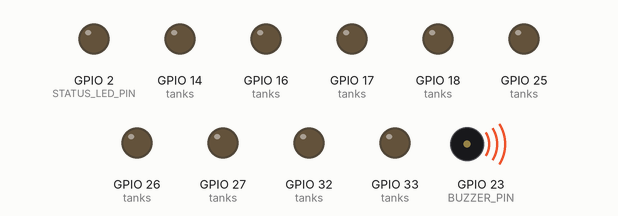
Bench run of a sketch on a simulated ESP32. Parts: output pins drawn as LEDs (lit = HIGH), buzzer (waves = sounding, pin HIGH). WiFi joins after 1.5 s; servers stay silent unless stated; what the sketch prints to the serial monitor is not drawn.

Above: at 2.5 s.
Timing chart, 0 to 9.3 s (numbered marks = the images above):
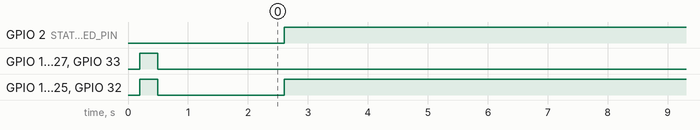

Measured:
- by itself, GPIO 2 (STATUS_LED_PIN): moves between LOW and HIGH, repeating every 6.0 s
- by itself, GPIO 16 (tanks), GPIO 25 (tanks), GPIO 32 (tanks): HIGH → LOW at 0.50 s, → HIGH 2.1 s later
- by itself, everything shown: repeats every 6.0 s, in 38 steps

The sketch:

sketch_oct27b.ino
```cpp
/*
 * Flood alarm receiver (ESP32 #2)
 * Uses a static IP (192.168.4.50) so it never steals 192.168.4.2 from the PC server.
 */

#include <WiFi.h>
#include <HTTPClient.h>
#include <ArduinoJson.h>
#include <ctype.h>

// ---------------------------- CONFIGURATION ----------------------------
const char* WIFI_SSID = "Flood_Sensor_Network";
const char* WIFI_PASS = "adminpassword";

// Static IP for THIS Alarm ESP32 so it never takes 192.168.4.2
IPAddress local_IP(192, 168, 4, 50);
IPAddress gateway(192, 168, 4, 1);
IPAddress subnet(255, 255, 255, 0);

// PC running the Node server
const char* ALARM_URL = "http://192.168.4.2:8080/api/alarm";

const unsigned long POLL_INTERVAL_MS = 2000;
const unsigned long COMMS_TIMEOUT_MS = 30000;
const unsigned long WIFI_RETRY_MS    = 10000;
const int           HTTP_TIMEOUT_MS  = 4000;

const uint8_t BUZZER_PIN     = 23;
const uint8_t STATUS_LED_PIN = 2;

// Set to false if your buzzer stays on continuously when safe
const bool BUZZER_ACTIVE_LOW = true;
// ------------------------------------------------------------------------

enum Level { LEVEL_SAFE = 0, LEVEL_EARLY_WARNING = 1, LEVEL_WARNING = 2, LEVEL_DANGER = 3 };

struct Tank {
  const char* sensorId;
  const char* name;
  uint8_t greenPin;
  uint8_t yellowPin;
  uint8_t redPin;
  Level   level;
};

Tank tanks[] = {
  { "sensor_01", "A", 25, 26, 27, LEVEL_SAFE },
  { "sensor_02", "B", 32, 33, 14, LEVEL_SAFE },
  { "sensor_03", "C", 16, 17, 18, LEVEL_SAFE },
};
const int NUM_TANKS = sizeof(tanks) / sizeof(tanks[0]);

unsigned long lastPoll      = 0;
unsigned long lastSuccess   = 0;
unsigned long lastWifiRetry = 0;

// ---------------------------- HELPERS ----------------------------------
const char* levelName(Level l) {
  switch (l) {
    case LEVEL_EARLY_WARNING: return "Early_warning";
    case LEVEL_WARNING:       return "Warning";
    case LEVEL_DANGER:        return "DANGER";
    default:                  return "safe";
  }
}

bool parseLevel(const char* s, Level& out) {
  if (!s) return false;
  char buf[24];
  int n = 0;
  for (; *s && n < (int)sizeof(buf) - 1; s++) {
    if (isalnum((unsigned char)*s)) buf[n++] = (char)tolower((unsigned char)*s);
  }
  buf[n] = '\0';

  if (!strcmp(buf, "safe") || !strcmp(buf, "normal") || !strcmp(buf, "ok")) { out = LEVEL_SAFE;          return true; }
  if (!strcmp(buf, "earlywarning"))                                          { out = LEVEL_EARLY_WARNING; return true; }
  if (!strcmp(buf, "warning"))                                               { out = LEVEL_WARNING;       return true; }
  if (!strcmp(buf, "danger") || !strcmp(buf, "critical"))                    { out = LEVEL_DANGER;        return true; }
  return false;
}

void setBuzzer(bool on) {
  digitalWrite(BUZZER_PIN, (on != BUZZER_ACTIVE_LOW) ? HIGH : LOW);
}

void onTankLevelChange(Tank& tank, Level oldLevel, Level newLevel) {
  Serial.printf("[TANK %s] %s -> %s\n", tank.name, levelName(oldLevel), levelName(newLevel));
}

// ---------------------------- WIFI -------------------------------------
void connectWiFi() {
  Serial.printf("Connecting to WiFi '%s'", WIFI_SSID);
  WiFi.mode(WIFI_STA);

  // Lock this ESP32 to 192.168.4.50 so the PC can safely use 192.168.4.2
  if (!WiFi.config(local_IP, gateway, subnet)) {
    Serial.println("Static IP configuration failed!");
  }

  WiFi.begin(WIFI_SSID, WIFI_PASS);

  unsigned long start = millis();
  while (WiFi.status() != WL_CONNECTED && millis() - start < 15000) {
    delay(300);
    Serial.print(".");
  }
  if (WiFi.status() == WL_CONNECTED) {
    Serial.printf("\nConnected! Alarm ESP32 IP: %s\n", WiFi.localIP().toString().c_str());
  } else {
    Serial.println("\nWiFi not connected yet, retrying in background.");
  }
}

void maintainWiFi() {
  if (WiFi.status() == WL_CONNECTED) return;
  if (millis() - lastWifiRetry < WIFI_RETRY_MS) return;
  lastWifiRetry = millis();
  Serial.println("WiFi lost, reconnecting...");
  WiFi.disconnect();
  WiFi.config(local_IP, gateway, subnet);
  WiFi.begin(WIFI_SSID, WIFI_PASS);
}

// ---------------------------- SERVER POLL ------------------------------
bool fetchAlarm() {
  if (WiFi.status() != WL_CONNECTED) return false;

  HTTPClient http;
  http.setTimeout(HTTP_TIMEOUT_MS);
  if (!http.begin(ALARM_URL)) {
    Serial.println("[HTTP] begin() failed");
    return false;
  }

  int code = http.GET();
  if (code != HTTP_CODE_OK) {
    Serial.printf("[HTTP] GET %s failed, code: %d (%s)\n",
                  ALARM_URL, code, code < 0 ? HTTPClient::errorToString(code).c_str() : "server error");
    http.end();
    return false;
  }

  String body = http.getString();
  http.end();

  JsonDocument doc;
  DeserializationError err = deserializeJson(doc, body);
  if (err) {
    Serial.printf("[JSON] parse error: %s\n", err.c_str());
    return false;
  }

  JsonObject tanksObj = doc["tanks"];
  if (tanksObj.isNull()) {
    Serial.println("[JSON] 'tanks' missing in response");
    return false;
  }

  Level overall = LEVEL_SAFE;
  parseLevel(doc["alert"], overall);

  for (int i = 0; i < NUM_TANKS; i++) {
    Level newLevel = LEVEL_SAFE; // Default to safe if missing

    JsonObject t = tanksObj[tanks[i].sensorId];
    if (!t.isNull()) {
      const char* raw = t["level"];
      if (!parseLevel(raw, newLevel)) {
        Serial.printf("[JSON] unknown level '%s' for %s\n", raw ? raw : "null", tanks[i].sensorId);
      }
    }

    if (newLevel > overall) newLevel = overall;

    if (newLevel != tanks[i].level) {
      Level oldLevel = tanks[i].level;
      tanks[i].level = newLevel;
      onTankLevelChange(tanks[i], oldLevel, newLevel);
    }
  }

  Serial.printf("[POLL] overall=%s | A=%s B=%s C=%s\n", doc["alert"] | "?",
                levelName(tanks[0].level), levelName(tanks[1].level), levelName(tanks[2].level));
  return true;
}

// ---------------------------- OUTPUTS ----------------------------------
void updateOutputs() {
  unsigned long now = millis();
  bool slowBlink = (now / 500) % 2;
  bool fastBlink = (now / 150) % 2;

  Level highest = LEVEL_SAFE;

  for (int i = 0; i < NUM_TANKS; i++) {
    bool g = false, y = false, r = false;
    switch (tanks[i].level) {
      case LEVEL_SAFE:          g = true;      break;
      case LEVEL_EARLY_WARNING: y = slowBlink; break;
      case LEVEL_WARNING:       y = true;      break;
      case LEVEL_DANGER:        r = fastBlink; break;
    }
    digitalWrite(tanks[i].greenPin,  g);
    digitalWrite(tanks[i].yellowPin, y);
    digitalWrite(tanks[i].redPin,    r);

    if (tanks[i].level > highest) highest = tanks[i].level;
  }

  bool buzz = false;
  switch (highest) {
    case LEVEL_DANGER:  buzz = (now / 300) % 2;    break;
    case LEVEL_WARNING: buzz = (now % 3000) < 250; break;
    default:            buzz = false;              break;
  }
  setBuzzer(buzz);

  bool commsLost = (now - lastSuccess > COMMS_TIMEOUT_MS);
  digitalWrite(STATUS_LED_PIN, commsLost ? fastBlink : HIGH);
}

// ---------------------------- ARDUINO ----------------------------------
void setup() {
  Serial.begin(115200);
  delay(200);

  pinMode(BUZZER_PIN, OUTPUT);
  setBuzzer(false);
  pinMode(STATUS_LED_PIN, OUTPUT);

  for (int i = 0; i < NUM_TANKS; i++) {
    pinMode(tanks[i].greenPin,  OUTPUT);
    pinMode(tanks[i].yellowPin, OUTPUT);
    pinMode(tanks[i].redPin,    OUTPUT);
  }

  // Self-test
  for (int i = 0; i < NUM_TANKS; i++) {
    digitalWrite(tanks[i].greenPin,  HIGH);
    digitalWrite(tanks[i].yellowPin, HIGH);
    digitalWrite(tanks[i].redPin,    HIGH);
  }
  setBuzzer(true);
  delay(300);
  setBuzzer(false);
  for (int i = 0; i < NUM_TANKS; i++) {
    digitalWrite(tanks[i].greenPin,  LOW);
    digitalWrite(tanks[i].yellowPin, LOW);
    digitalWrite(tanks[i].redPin,    LOW);
  }
  delay(400);

  connectWiFi();
  lastSuccess = millis();
}

void loop() {
  maintainWiFi();

  if (millis() - lastPoll >= POLL_INTERVAL_MS) {
    lastPoll = millis();
    if (fetchAlarm()) lastSuccess = millis();
  }

  updateOutputs();
}
```
